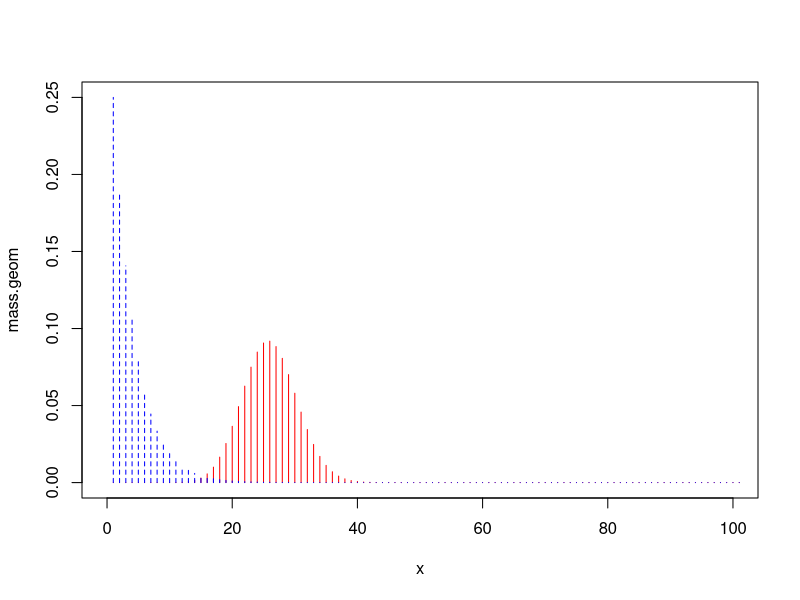
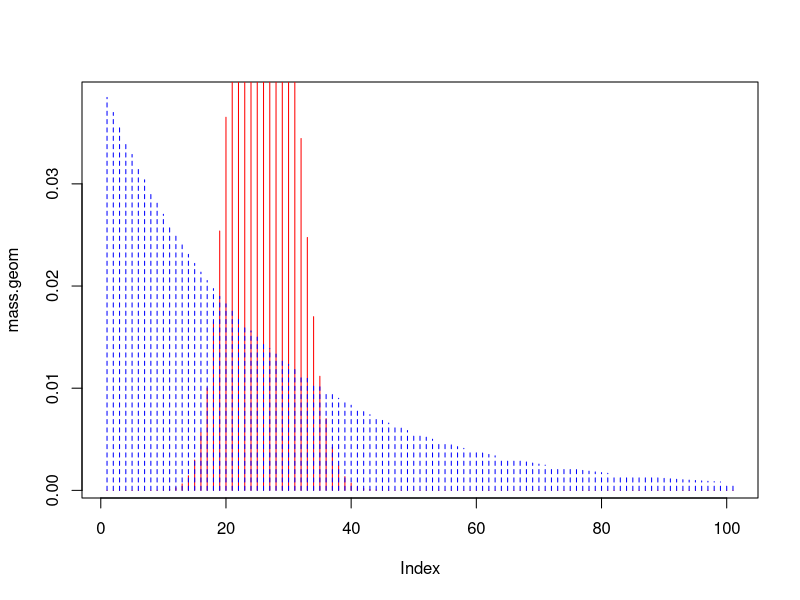
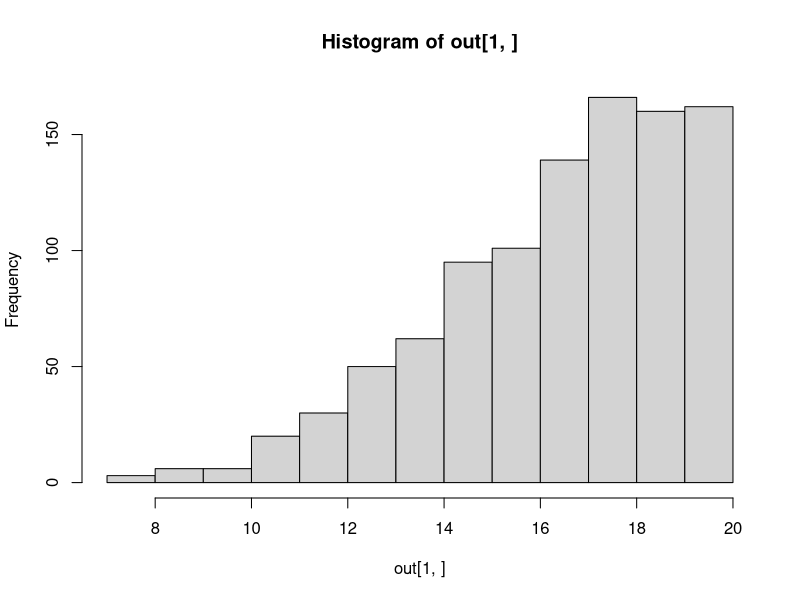

These charts were generated, in order, by the following R code:
###########################################
## Accept Reject algorithm to draw from
## Binomial(n,p)
###########################################
# setting the seed makes it so that the same sets of
# random variables are realized.
set.seed(1)  

# Function draws one value from Binom(n,p)
# n = number of trials
# p = probability of success
draw_binom <- function(n, p)
{
  accept <- 0 # Will track the acceptance
  try <- 0 # Will track the number of proposals
  
  # upper bound calculated in the notes
  x <- 0:n
  all_c <- choose(n,x) * (1-p)^(n - 2*x) * p^(x-1)  # from notes
  c <- max(all_c)
  
  while(accept == 0)
  {
    try <- try + 1

    U <- runif(1)
    prop <- rgeom(1, prob = p) #draw proposal
    
    ratio <-  choose(n, prop) * (1-p)^(n - 2*prop) * p^(prop - 1)/c
    if(U < ratio)
    {
      accept <- 1
      rtn <- prop
    }
  }
  return(c(rtn, try))
}
draw_binom(n = 10, p = .25)


###
# If we want X1, ..., Xn ~ Binom(n.p)
# we need to call the function multiple times

# sample size
N <- 1e3
samp <- numeric(N)
n.try <- numeric(N)
for(t in 1:N)
{
   # I use as a dummy variable often
   foo <- draw_binom(n = 10, p = .25)
   samp[t] <- foo[1]
   n.try[t] <- foo[2]
}
mean(samp) #should be n*p = 2.5
mean(n.try)


###########################################
## A closer look at Binomial and Geometric
###########################################
# Turns out, this choice of Binomial and Geometric
# can work, but not always. In the code below, 
# increase n to see what happens

p <- .25
n <- 100
x <- 0:(n)
mass.geom <- dgeom(x, p)
mass.bin <- dbinom(x, size = n, prob = p)

all_c <- choose(n,x) * (1-p)^(n - 2*x) * p^(x-1)
(c <- max(all_c))


plot(x, mass.geom, pch = 16, col = "red", type= "n")
points(mass.bin, pch = 16, col = "red", type= "h")
points(mass.geom, pch = 16, col = "blue", type = "h", lty = 2)


# Matching the means:
# choosing p* for rgeom so that np = (1-p*)/p*
p.star <- 1/(n*p + 1)
mass.geom <- dgeom(x, p.star)
mass.bin <- dbinom(x, size = n, prob = p)

all_c <- choose(n,x) * (1-p.star)^(n - 2*x) * p.star^(x-1)
(c <- max(all_c))


plot(mass.geom, pch = 16, col = "red", type= "n")
points(mass.bin, pch = 16, col = "red", type= "h")
points(mass.geom, pch = 16, col = "blue", type = "h", lty = 2)


## Answer 3 :

m <- 20
l <- 20
##for proposal we use the poisson(lambda) distribution for the target trunc poisson
##p_i/cq_i = I(i \in {0, 1, 2, ... , m})

##lets calculate c first
## do ??pois
c <- 1/(ppois(m, lambda = l))
c ## 1.013659 \Rightarrow higher acceptance rate

trunc_pois<- function(m = 20, n = 20)
{
  accept <- 0
  try <- 0
  while(!accept)
  {
    try <- try + 1
    prop <- rpois(1, lambda = l)
    
    if(prop <= m) accept <- 1
  }
  return(c(prop, try))
}
N <- 1e3
out <- replicate(N, trunc_pois())
mean(out[1, ])
mean(out[2, ])
c
hist(out[1, ])


## ans 4

x <- 0 : 50 ##trial values

all_c <- dgeom(x, p = 0.1)/dpois(x, lambda = 10)
max(all_c)
x <- 0:500
max(dgeom(x, prob = 0.1)/ dpois(x, lambda = 10))
